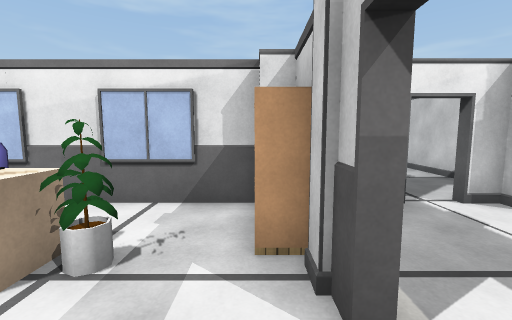
view 1 (above)

24 first-person views from a walk through a 3-D level made in the Unity game engine. The camera is 1.5 m above the floor, tilts 6° down and sees 90° across. Doors are open. The floor is counted in squares, 1 m on a side. Each view is taken from the middle of a square. On the plan, view 1 faces up. The plan holds only what a view shows up to about 13 squares ahead; the rest is blank. The place goes on beyond the plan. The player is left out. Some surface patterns are stand-ins.

view 2
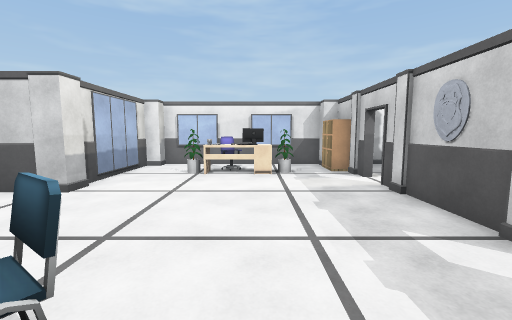

view 3
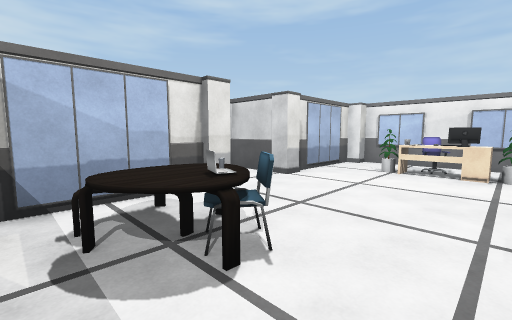

view 4
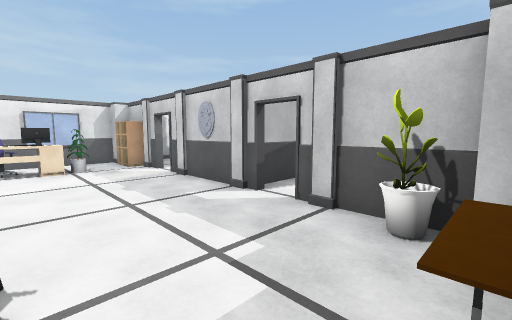

view 5
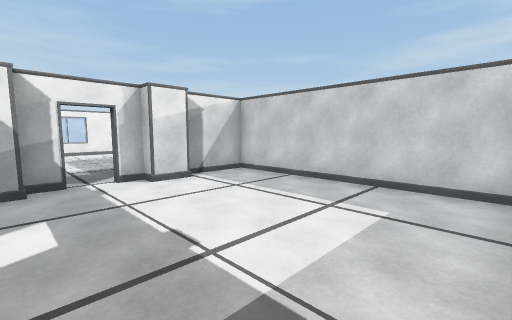

view 6
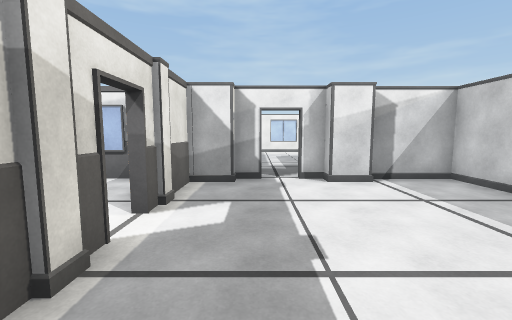

view 7
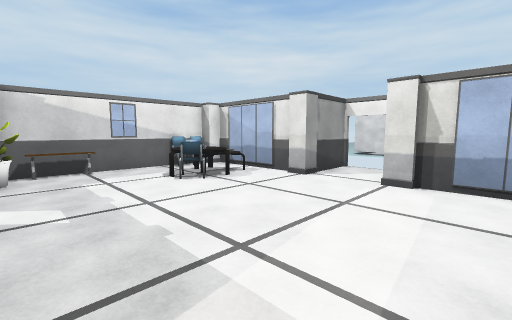

view 8
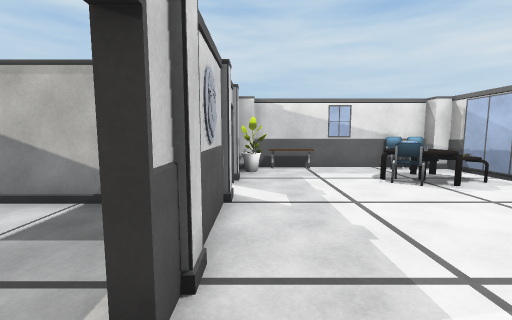

view 9
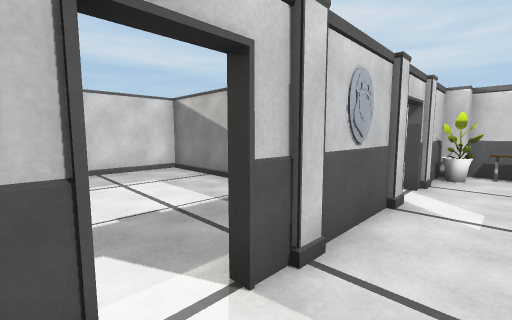

view 10
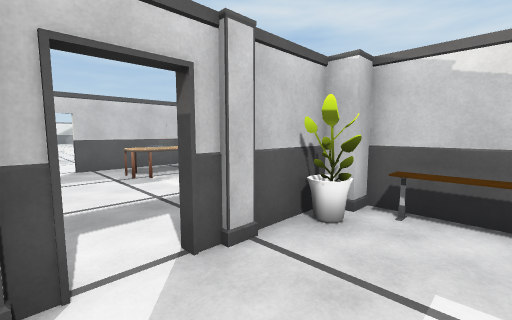

view 11
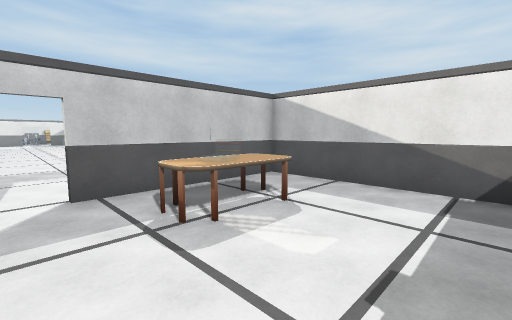

view 12
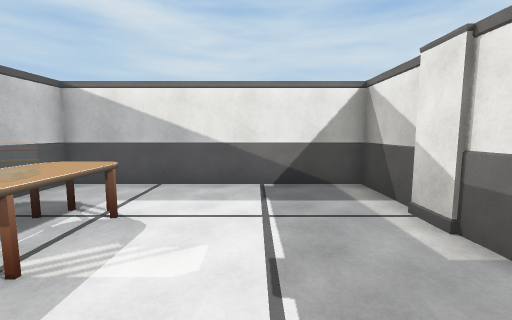

view 13
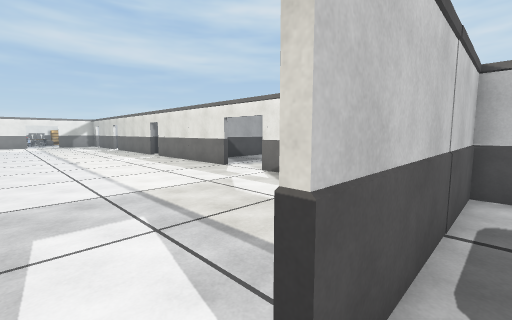

view 14
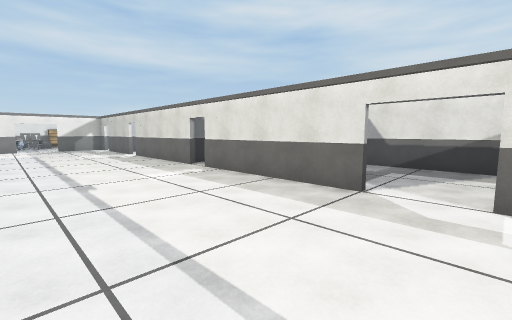

view 15
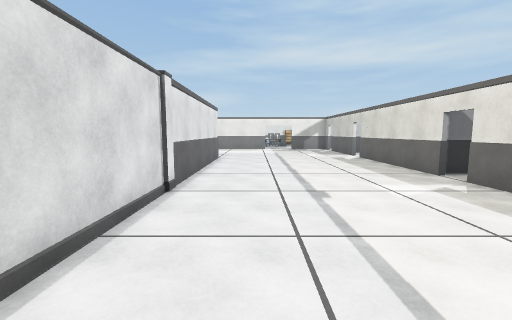

view 16
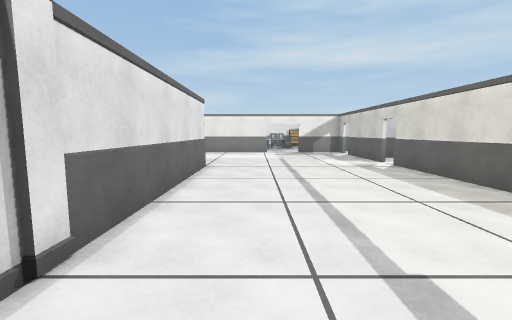

view 17
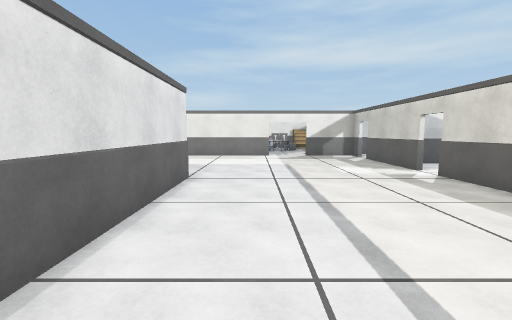

view 18
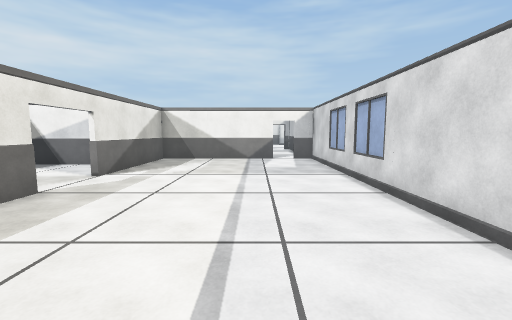

view 19
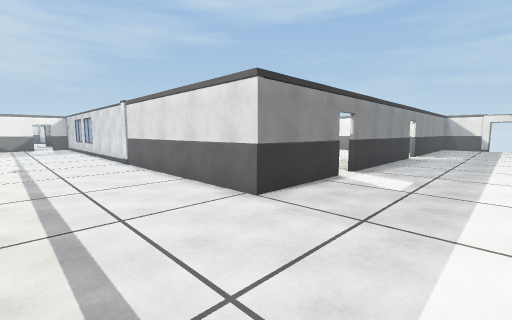

view 20
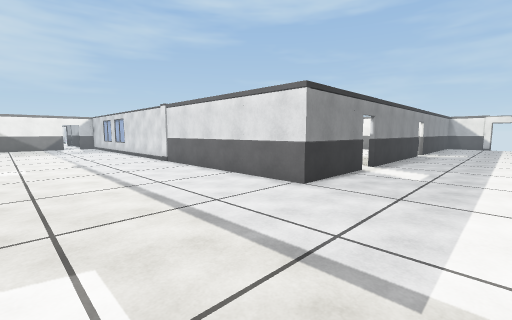

view 21
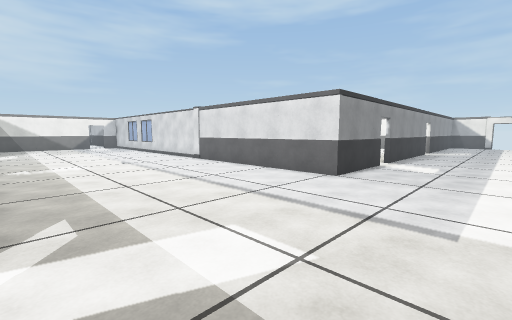

view 22
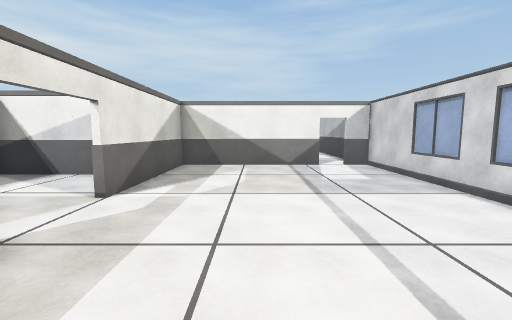

view 23
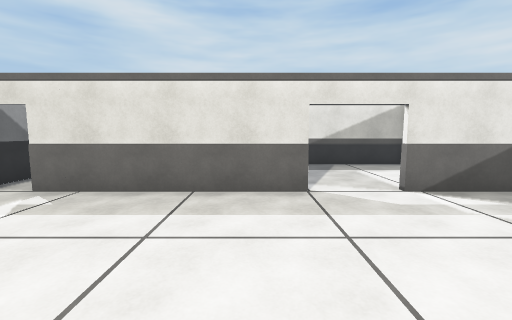

view 24
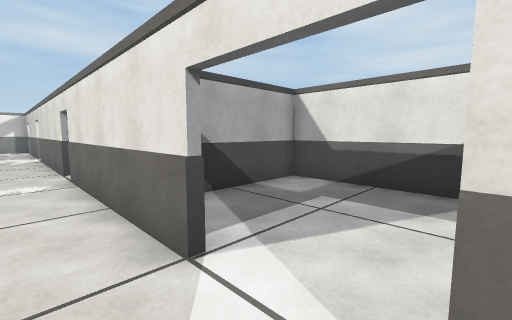

### Floor plan
Ten units are one square. View 1 is at (0, 0); x grows to the right and y downward. Boxes are objects, and circles mark ways between rooms. Rooms are numbered by the first view taken in them; rooms with no view inside come last. Other rooms are left out.
<svg viewBox="-100 -70 486 258">
<path fill="none" stroke="#000" d="M7 4 7 -5M8 -5 8 1M7 35 7 24M33 34 94 34 94 -54 68 -54M7 -44 7 -34M8 -45 8 -34M1 -54 -75 -54M33 -54 24 -54M7 86 7 65M-6 93 1 93M54 -54 44 -54M-85 6 -95 6M-80 44 -80 85M-95 34 -85 34M-53 93 -26 93M-80 -49 -80 -4M10 79 10 85M30 39 14 39M8 100 8 125 96 125 96 59M270 125 341 125M337 -5 337 37 98 37 98 47M352 125 381 125M186 125 259 125M337 -63 337 -16M98 59 98 125 162 125M127 149 127 183 214 183 214 145"/>
<rect x="-85" y="85" width="10" height="10" fill="#bbb"><title>pillar</title></rect>
<rect x="-85" y="35" width="10" height="10" fill="#bbb"><title>pillar</title></rect>
<rect x="-85" y="-5" width="10" height="10" fill="#bbb"><title>pillar</title></rect>
<rect x="-75" y="85" width="10" height="10" fill="#bbb"><title>other object</title></rect>
<rect x="-75" y="55" width="30" height="20" fill="#bbb"><title>table</title></rect>
<rect x="-65" y="85" width="10" height="10" fill="#bbb"><title>chair</title></rect>
<rect x="-55" y="55" width="10" height="10" fill="#bbb"><title>other object</title></rect>
<rect x="-55" y="45" width="20" height="20" fill="#bbb"><title>chair</title></rect>
<rect x="-55" y="-35" width="10" height="10" fill="#bbb"><title>desk</title></rect>
<rect x="-45" y="-45" width="10" height="20" fill="#bbb"><title>chair</title></rect>
<rect x="-35" y="-35" width="10" height="10" fill="#bbb"><title>other object</title></rect>
<rect x="-25" y="85" width="20" height="10" fill="#bbb"><title>other object</title></rect>
<rect x="-25" y="-35" width="10" height="10" fill="#bbb"><title>desk</title></rect>
<rect x="-15" y="75" width="10" height="10" fill="#bbb"><title>plant</title></rect>
<rect x="-5" y="75" width="10" height="10" fill="#bbb"><title>other object</title></rect>
<rect x="-5" y="-45" width="10" height="20" fill="#bbb"><title>cabinet</title></rect>
<rect x="5" y="35" width="10" height="10" fill="#bbb"><title>pillar</title></rect>
<rect x="5" y="15" width="10" height="10" fill="#bbb"><title>other object</title></rect>
<rect x="5" y="5" width="10" height="10" fill="#bbb"><title>pillar</title></rect>
<rect x="5" y="-35" width="10" height="20" fill="#bbb"><title>pillar</title></rect>
<rect x="5" y="-55" width="10" height="10" fill="#bbb"><title>pillar</title></rect>
<rect x="15" y="-55" width="10" height="10" fill="#bbb"><title>pillar</title></rect>
<rect x="55" y="-65" width="10" height="20" fill="#bbb"><title>pillar</title></rect>
<rect x="5" y="85" width="10" height="10" fill="#bbb"><title>pillar</title></rect>
<rect x="5" y="55" width="10" height="10" fill="#bbb"><title>pillar</title></rect>
<rect x="65" y="65" width="20" height="40" fill="#bbb"><title>table</title></rect>
<rect x="245" y="35" width="10" height="10" fill="#bbb"><title>pillar</title></rect>
<circle cx="15" cy="55" r="3" fill="#2a7"/>
<circle cx="100" cy="55" r="3" fill="#2a7"/>
<circle cx="175" cy="125" r="3" fill="#2a7"/>
<text x="0" y="10">1</text>
<text x="50" y="80">2</text>
<text x="270" y="60">3</text>
<text x="170" y="160">4</text>
</svg>
Room 1 opens to room 2. Room 2 opens to room 3. Room 3 opens to room 4.

Where each view was taken, in squares from view 1:
view 1: 0 up, 0 right, facing up
view 2: 7 down, 3 left, facing up
view 3: 8 down, 2 left, facing up-left
view 4: 9 down, 4 left, facing up-right
view 5: 3 down, 2 right, facing up-right
view 6: 3 down, 3 right, facing up
view 7: 2 up, 0 right, facing down-left
view 8: 2 up, 0 right, facing down
view 9: 2 up, 1 left, facing down-right
view 10: 4 down, 2 left, facing down-right
view 11: 5 down, 3 right, facing down-right
view 12: 5 down, 4 right, facing down
view 13: 5 down, 9 right, facing down-right
view 14: 6 down, 16 right, facing down-right
view 15: 6 down, 18 right, facing right
view 16: 6 down, 22 right, facing right
view 17: 6 down, 25 right, facing right
view 18: 7 down, 25 right, facing left
view 19: 8 down, 38 right, facing up-left
view 20: 10 down, 38 right, facing up-left
view 21: 12 down, 38 right, facing up-left
view 22: 9 down, 22 right, facing left
view 23: 6 down, 20 right, facing down
view 24: 11 down, 16 right, facing down-right
